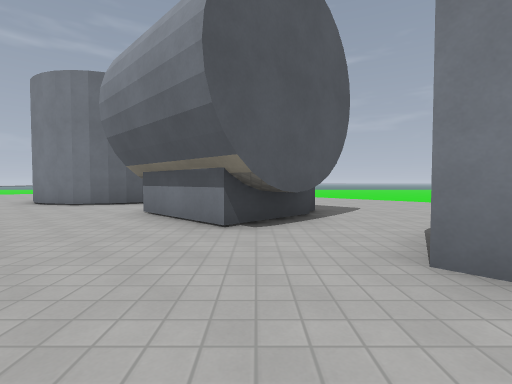
[1] (above)

24 first-person views from a walk through a level from a Godot 3-D game. The camera is 1.2 m above the floor, tilts 2° down and sees 85° across. The floor is counted in squares, 2 m on a side. Each view is taken from the middle of a square. On the plan, view 1 faces up. The plan holds only what a view shows up to about 9 squares ahead; the rest is blank. The place goes on beyond the plan. Characters and animated objects are left out. Surface patterns are stand-ins for the level's own textures.

[2]
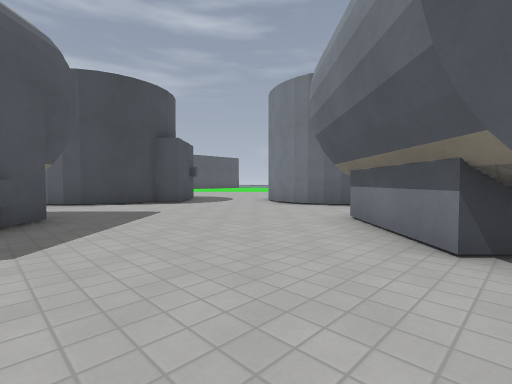

[3]
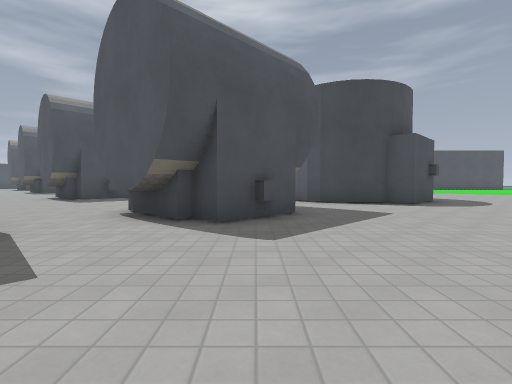

[4]
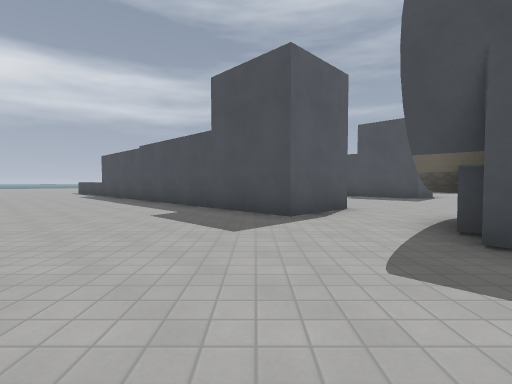

[5]
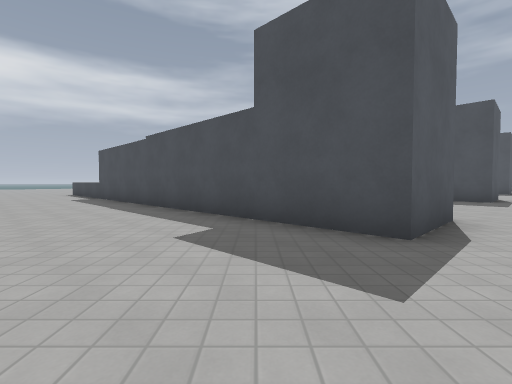

[6]
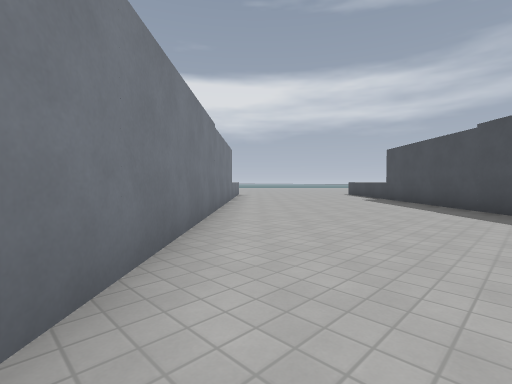

[7]
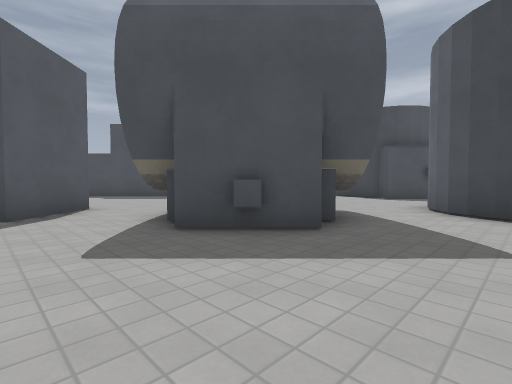

[8]
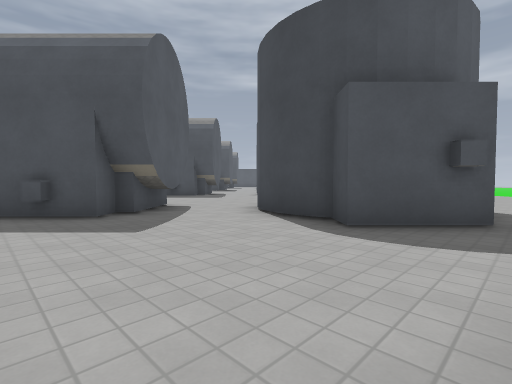

[9]
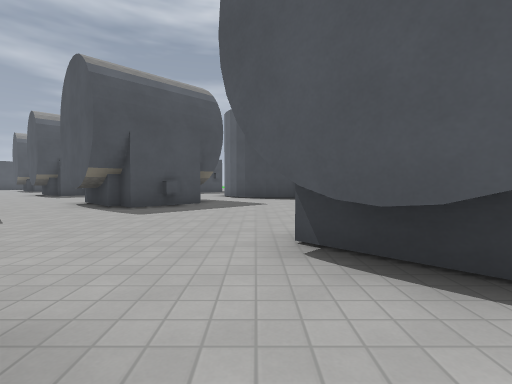

[10]
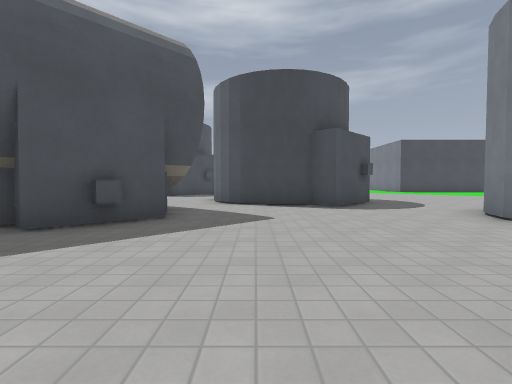

[11]
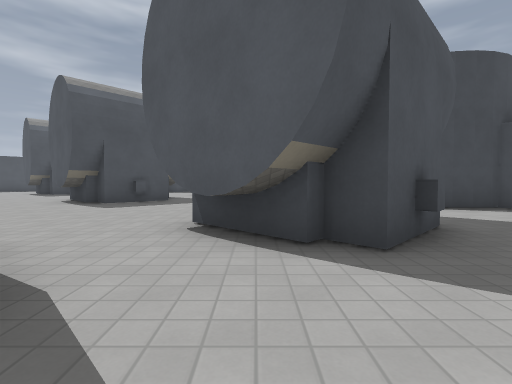

[12]
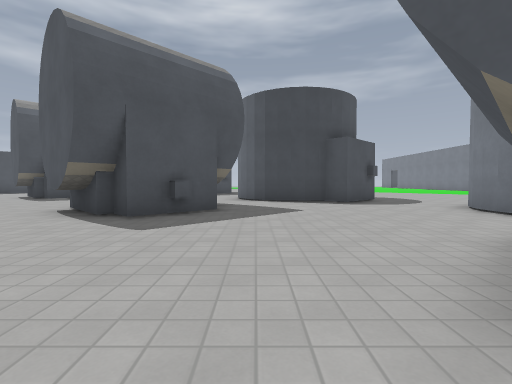

[13]
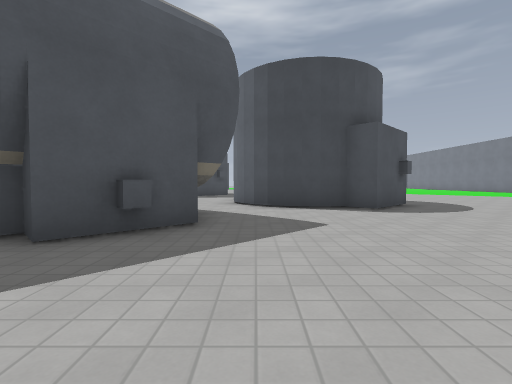

[14]
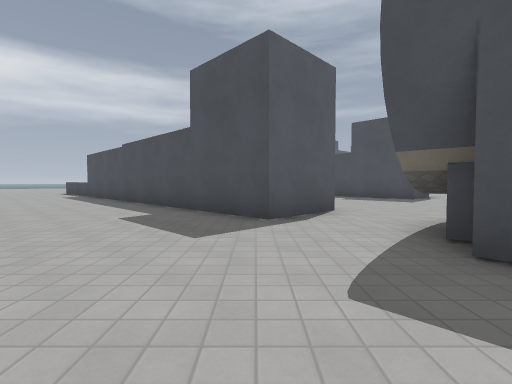

[15]
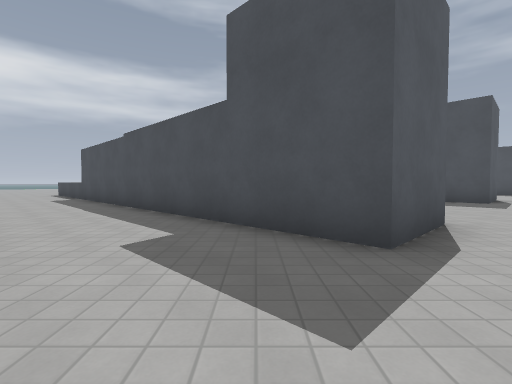

[16]
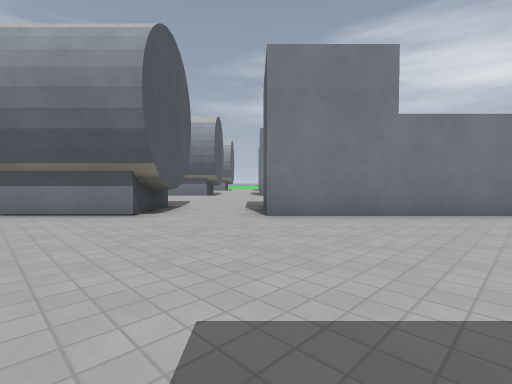

[17]
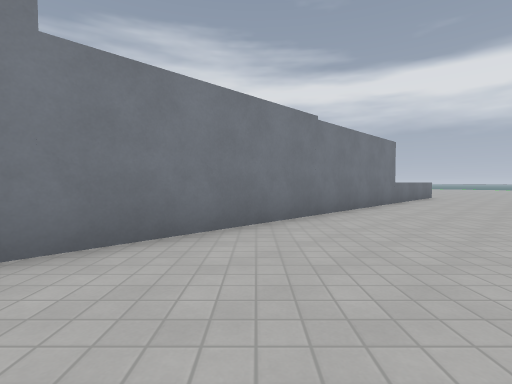

[18]
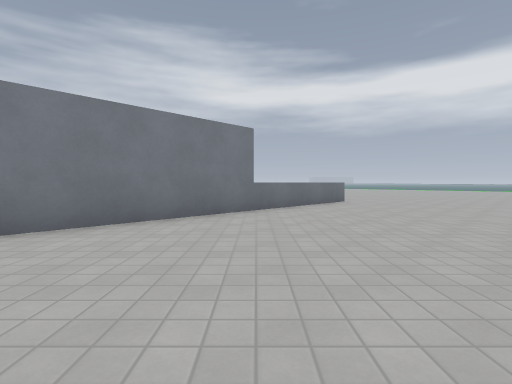

[19]
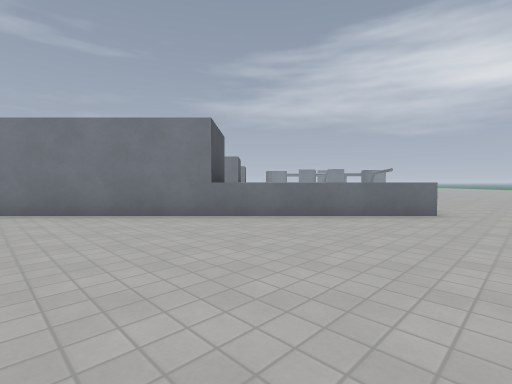

[20]
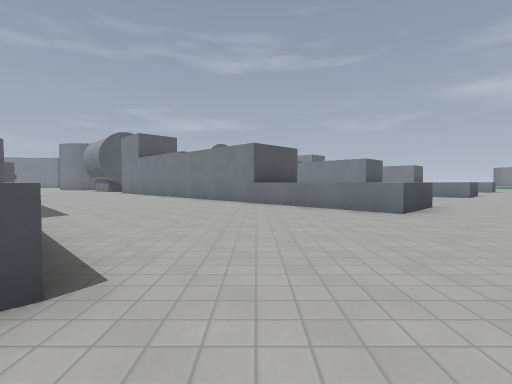

[21]
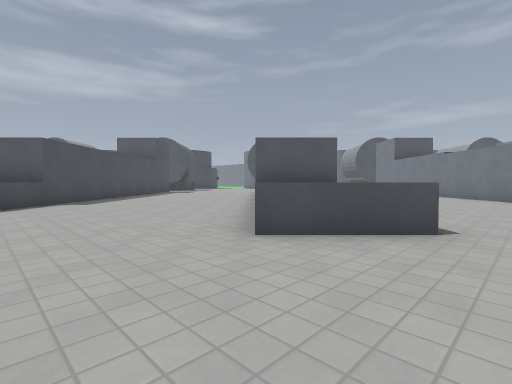

[22]
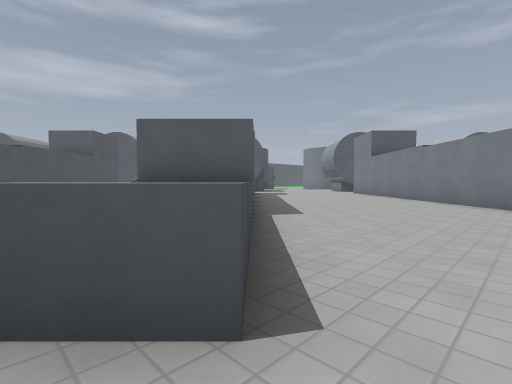

[23]
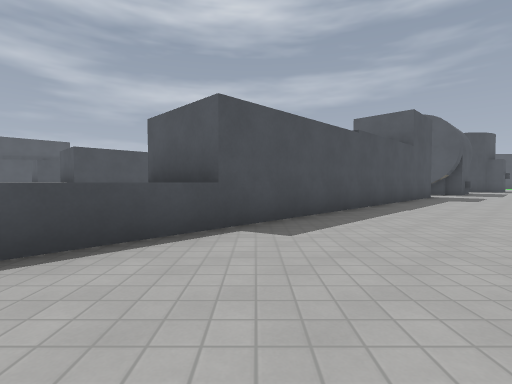

[24]
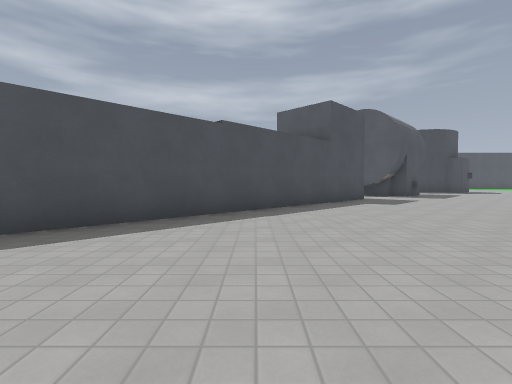

### Floor plan
Points are (right, up) in squares from view 1. A wall is a line through its corners. A room is listed if a view was taken in it or the views show most of it. See-through windows are left out.
Room 1 (views 1, 2, 3, 4, 5, 6, 7, 8, 9)
walls: (1, 5.1) (-0.5, 3.7) (-2.3, 5.5); (1.3, 4.8) (-0.2, 3.3); (0.5, 6.7) (0.9, 6.4); (-4.8, 1.4) (-4.4, 1.1); (-0.1, 7.1) (1.3, 5.7); (-3.3, 7.7) (-4.1, 7.3) (-4.9, 7.2) (-5.8, 7.5) (-6.3, 7.9); (-2.9, 8.2) (-3.5, 7.5) (-4.5, 7.2) (-5.4, 7.3) (-6, 7.6); (3.6, -0.3) (1.2, 2) (2.8, 3.5); (-2.7, 8.6) (-3, 8) (-3.7, 7.4); (-3.3, -2.6) (-2.6, -1.9) (3.5, -8); (-6.8, 0.9) (-6.1, 1.6) (-5.8, 1.4) (-5.4, 1.8) (-4.1, 0.4) (-4.6, -0.1); (-7.1, 1.2) (-6.4, 1.9); (-7.9, 4.1) (-7.9, 3.5) (-8.3, 2.7); (-7.9, 4.5) (-7.8, 3.9) (-8.1, 3.1); (-8.6, 6.6) (-8.2, 6.3); (-8.9, 6.7) (-7.5, 5.2) (-8, 4.7)
ways out: opening at (-8, 2) to room 2; opening at (-4, -2) to room 2; opening at (-8.5, 7.5)
Room 2 (views 10, 11, 12, 13, 14, 15, 16, 17, 18, 19, 20, 21, 22, 23, 24)
walls: (-14.7, -14) (-13.2, -12.5) (-5, -20.7); (-14.6, -11.1) (-16, -12.5); (-14.9, -10.8) (-16.3, -12.2); (-9.2, -5.7) (-10.8, -7.3); (-5.8, -19.7) (-6.7, -20.6); (-15.4, -9.2) (-15, -9.6); (-9.6, -5.5) (-11.1, -7) (-12.8, -5.2); (-16.1, -8.8) (-14.7, -10.2) (-15.2, -10.7); (-0.5, -14.4) (-2.1, -16); (-10.1, -3.9) (-9.7, -4.3); (-10.7, -3.5) (-9.4, -4.9) (-9.9, -5.4); (-18.5, -17.8) (-17.8, -18.5); (-4.1, -3.4) (-3.3, -2.6); (-18.4, -6.9) (-18.9, -7.9) (-19.6, -8.5) (-20.3, -8.7); (-18.4, -6.7) (-18.7, -7.5); (1.7, -16.8) (2.2, -17.3) (0.8, -18.8) (-9.4, -8.6) (-7.9, -7.2) (1, -16); (-15.3, -3.4) (-16, -3.3) (-16.5, -3); (-18.5, -6.5) (-18.5, -7.4); (-15.7, -3.4) (-16.2, -3.2); (-18.5, -6.1) (-18.4, -7.2) (-19.1, -8.1); (2.7, -10.1) (0.4, -7.8); (-13.1, -1.4) (-13.4, -2.2) (-13.9, -2.8); (-13.2, -1.1) (-13.2, -1.8); (-13.2, -0.8) (-13.1, -1.6) (-13.6, -2.6) (-14.1, -3); (-7.5, 0.2) (-6.8, 0.9); (-4, -0.5) (-5.5, -2); (-7.8, 0.5) (-7.1, 1.2); (-4.3, -0.2) (-5.7, -1.6); (-19.5, -3.9) (-18.1, -5.4) (-18.6, -5.9); (-10.4, 1.9) (-11, 2.1); (-10.8, 2.1) (-11.3, 2.3); (-14.2, 1.4) (-12.8, -0.1) (-13.3, -0.6); (-8.3, 2.7) (-8.9, 2.2); (-8.1, 3.1) (-8.5, 2.5)
ways out: opening at (-8, 2) to room 1; opening at (-4, -2) to room 1; opening at (-18.5, -16.5); opening at (-18, -2.5); opening at (-13, 2.5)

Positions as (right, up) in squares from view 1, and headings:
1: (0, 0), facing up
2: (0, 1), facing up-left
3: (0, 1), facing left
4: (-2, 3), facing down
5: (-1, 1), facing down
6: (1, 1), facing down-right
7: (3, 9), facing down-left
8: (-4, 7), facing down-left
9: (-3, -2), facing left
10: (-6, -2), facing left
11: (-7, -6), facing left
12: (-10, -8), facing left
13: (-12, -8), facing left
14: (-13, -8), facing down
15: (-12, -10), facing down
16: (-13, -12), facing up-right
17: (-10, -12), facing right
18: (-8, -16), facing right
19: (-5, -20), facing up-right
20: (-2, -24), facing up
21: (3, -21), facing up-left
22: (3, -18), facing up-left
23: (3, -14), facing left
24: (2, -11), facing left
